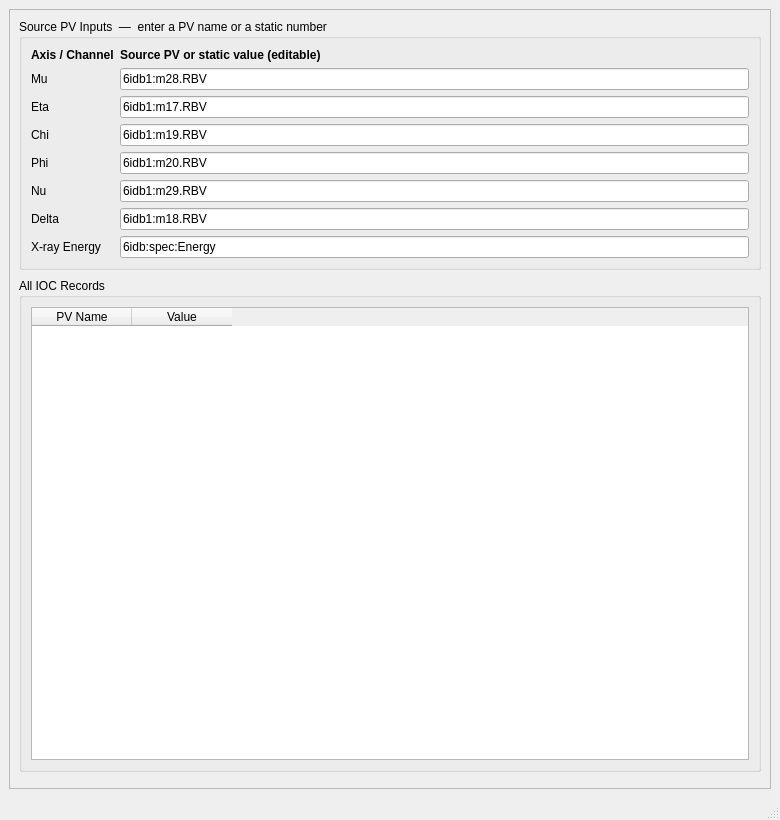
<?xml version="1.0" encoding="UTF-8"?>
<ui version="4.0">
 <class>IocParamWindow</class>
 <widget class="QMainWindow" name="IocParamWindow">
  <property name="geometry">
   <rect>
    <x>0</x>
    <y>0</y>
    <width>780</width>
    <height>820</height>
   </rect>
  </property>
  <property name="windowTitle">
   <string>IOC for RSM conversion parameter</string>
  </property>
  <widget class="QWidget" name="centralwidget">
   <layout class="QVBoxLayout" name="verticalLayout">
    <property name="spacing">
     <number>0</number>
    </property>
    <property name="contentsMargins">
     <number>0</number>
     <number>0</number>
     <number>0</number>
     <number>0</number>
    </property>
    <item>
     <widget class="QScrollArea" name="scrollArea">
      <property name="widgetResizable">
       <bool>true</bool>
      </property>
      <widget class="QWidget" name="scrollContents">
       <layout class="QVBoxLayout" name="scrollLayout">
        <property name="spacing">
         <number>8</number>
        </property>
        <property name="contentsMargins">
         <number>10</number>
         <number>10</number>
         <number>10</number>
         <number>10</number>
        </property>

        <!-- Source PV Inputs group -->
        <item>
         <widget class="QGroupBox" name="groupBoxInputs">
          <property name="title">
           <string>Source PV Inputs  —  enter a PV name or a static number</string>
          </property>
          <layout class="QGridLayout" name="gridInputs">
           <property name="spacing">
            <number>6</number>
           </property>

           <!-- Header row -->
           <item row="0" column="0">
            <widget class="QLabel" name="labelHeaderAxis">
             <property name="text"><string>Axis / Channel</string></property>
             <property name="styleSheet"><string>font-weight: bold;</string></property>
            </widget>
           </item>
           <item row="0" column="1">
            <widget class="QLabel" name="labelHeaderSource">
             <property name="text"><string>Source PV or static value (editable)</string></property>
             <property name="styleSheet"><string>font-weight: bold;</string></property>
            </widget>
           </item>

           <!-- Mu -->
           <item row="1" column="0">
            <widget class="QLabel" name="labelMu">
             <property name="text"><string>Mu</string></property>
            </widget>
           </item>
           <item row="1" column="1">
            <widget class="QLineEdit" name="lineEditMu">
             <property name="text"><string>6idb1:m28.RBV</string></property>
            </widget>
           </item>

           <!-- Eta -->
           <item row="2" column="0">
            <widget class="QLabel" name="labelEta">
             <property name="text"><string>Eta</string></property>
            </widget>
           </item>
           <item row="2" column="1">
            <widget class="QLineEdit" name="lineEditEta">
             <property name="text"><string>6idb1:m17.RBV</string></property>
            </widget>
           </item>

           <!-- Chi -->
           <item row="3" column="0">
            <widget class="QLabel" name="labelChi">
             <property name="text"><string>Chi</string></property>
            </widget>
           </item>
           <item row="3" column="1">
            <widget class="QLineEdit" name="lineEditChi">
             <property name="text"><string>6idb1:m19.RBV</string></property>
            </widget>
           </item>

           <!-- Phi -->
           <item row="4" column="0">
            <widget class="QLabel" name="labelPhi">
             <property name="text"><string>Phi</string></property>
            </widget>
           </item>
           <item row="4" column="1">
            <widget class="QLineEdit" name="lineEditPhi">
             <property name="text"><string>6idb1:m20.RBV</string></property>
            </widget>
           </item>

           <!-- Nu -->
           <item row="5" column="0">
            <widget class="QLabel" name="labelNu">
             <property name="text"><string>Nu</string></property>
            </widget>
           </item>
           <item row="5" column="1">
            <widget class="QLineEdit" name="lineEditNu">
             <property name="text"><string>6idb1:m29.RBV</string></property>
            </widget>
           </item>

           <!-- Delta -->
           <item row="6" column="0">
            <widget class="QLabel" name="labelDelta">
             <property name="text"><string>Delta</string></property>
            </widget>
           </item>
           <item row="6" column="1">
            <widget class="QLineEdit" name="lineEditDelta">
             <property name="text"><string>6idb1:m18.RBV</string></property>
            </widget>
           </item>

           <!-- Energy -->
           <item row="7" column="0">
            <widget class="QLabel" name="labelEnergy">
             <property name="text"><string>X-ray Energy</string></property>
            </widget>
           </item>
           <item row="7" column="1">
            <widget class="QLineEdit" name="lineEditEnergy">
             <property name="text"><string>6idb:spec:Energy</string></property>
            </widget>
           </item>

          </layout>
         </widget>
        </item>

        <!-- All IOC Records group -->
        <item>
         <widget class="QGroupBox" name="groupBoxPvTable">
          <property name="title">
           <string>All IOC Records</string>
          </property>
          <layout class="QVBoxLayout" name="pvTableLayout">
           <item>
            <widget class="QTableWidget" name="pvTable">
             <property name="editTriggers">
              <set>QAbstractItemView::NoEditTriggers</set>
             </property>
             <property name="selectionMode">
              <enum>QAbstractItemView::SingleSelection</enum>
             </property>
             <property name="showGrid">
              <bool>true</bool>
             </property>
             <attribute name="horizontalHeaderVisible">
              <bool>true</bool>
             </attribute>
             <attribute name="verticalHeaderVisible">
              <bool>false</bool>
             </attribute>
             <column>
              <property name="text"><string>PV Name</string></property>
             </column>
             <column>
              <property name="text"><string>Value</string></property>
             </column>
            </widget>
           </item>
          </layout>
         </widget>
        </item>

        <!-- Bottom spacer -->
        <item>
         <spacer name="verticalSpacer">
          <property name="orientation">
           <enum>Qt::Vertical</enum>
          </property>
         </spacer>
        </item>

       </layout>
      </widget>
     </widget>
    </item>
   </layout>
  </widget>
  <widget class="QStatusBar" name="statusBar"/>
 </widget>
</ui>
